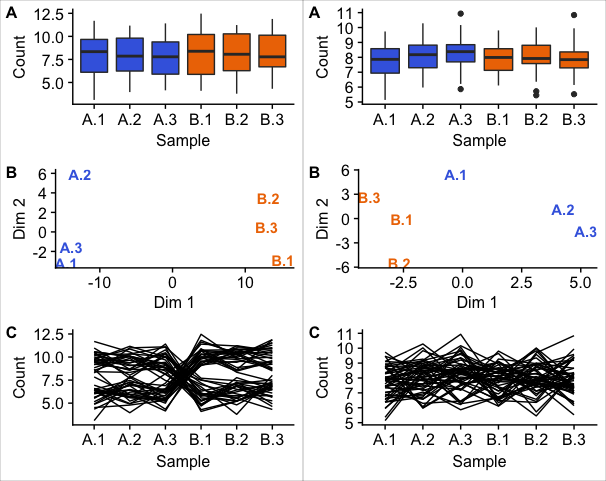

The script that drew this image:
library(ggplot2)
library(cowplot)
library(data.table)
library(gridExtra)

source("1.2-mvplot/functions.R")

set.seed(50)
boxPlots <- vector('list', 2)
pcpPlots <- vector('list', 2)
mdsPlots <- vector('list', 2)

# In the first case, we purposely create individual observations that will be inconsistent across their replications
A.1=c(rnorm(25,10),rnorm(25,6))
A.2=c(rnorm(25,10),rnorm(25,6))
A.3=c(rnorm(25,10),rnorm(25,6))
B.1=c(rnorm(25,6),rnorm(25,10))
B.2=c(rnorm(25,6),rnorm(25,10))
B.3=c(rnorm(25,6),rnorm(25,10))
makePlots(A.1, A.2, A.3, B.1, B.2, B.3, 1)

# In the second case, we purposely create individual observations that will be more consistent across their replications
A.1=c(rnorm(50,8))
A.2=c(rnorm(50,8))
A.3=c(rnorm(50,8))
B.1=c(rnorm(50,8))
B.2=c(rnorm(50,8))
B.3=c(rnorm(50,8))
makePlots(A.1, A.2, A.3, B.1, B.2, B.3, 2)

# Arrange all six plots into grid
plot1 <- plot_grid(boxPlots[[1]], mdsPlots[[1]], pcpPlots[[1]], labels=c("A", "B", "C"), ncol = 1, nrow = 3, label_size=12) + theme(plot.background = element_rect(size=0.1,linetype="solid",color="black"))
plot2 <- plot_grid(boxPlots[[2]], mdsPlots[[2]], pcpPlots[[2]], labels=c("A", "B", "C"), ncol = 1, nrow = 3, label_size=12) + theme(plot.background = element_rect(size=0.1,linetype="solid",color="black"))
grid.arrange(plot1, plot2, ncol=2)
